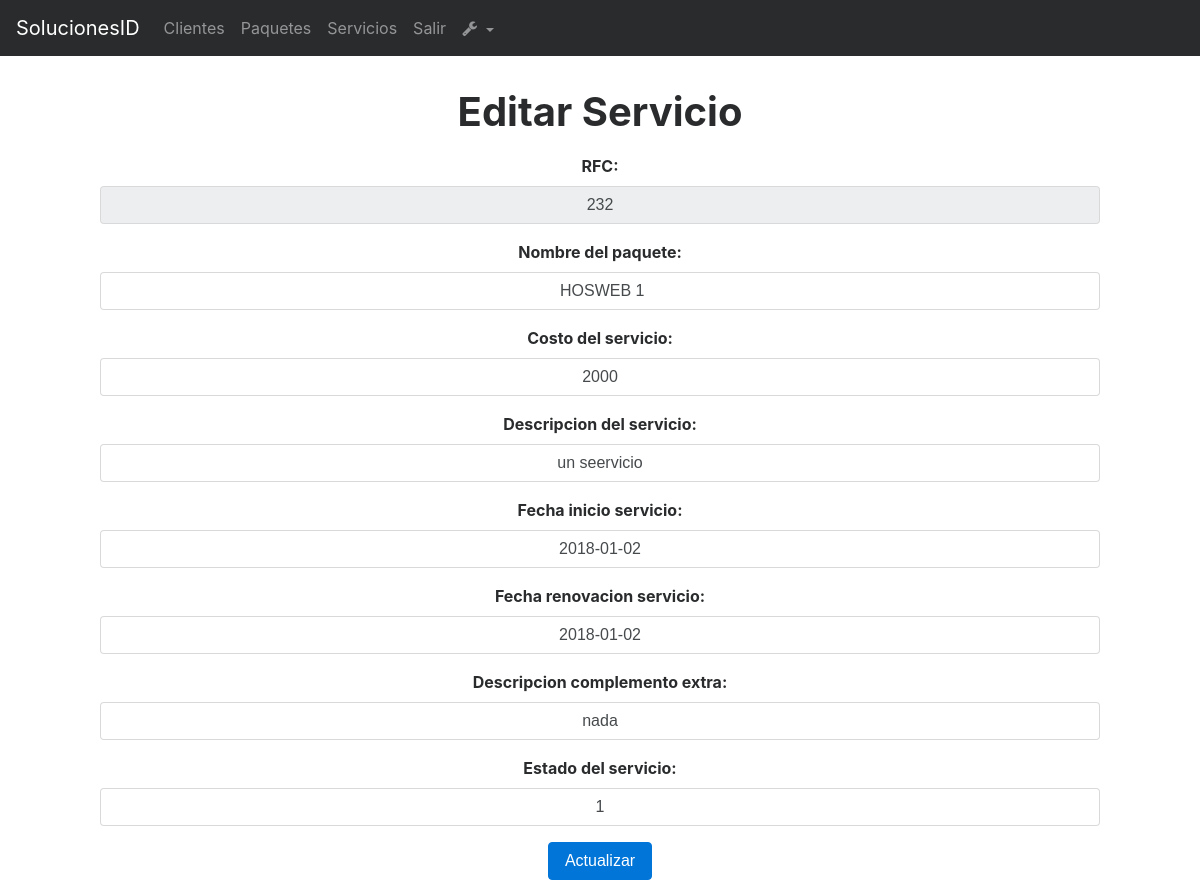
The page /index.php?action=editarServicio&idServicio=7 (signed in) on the database as committed earlier.
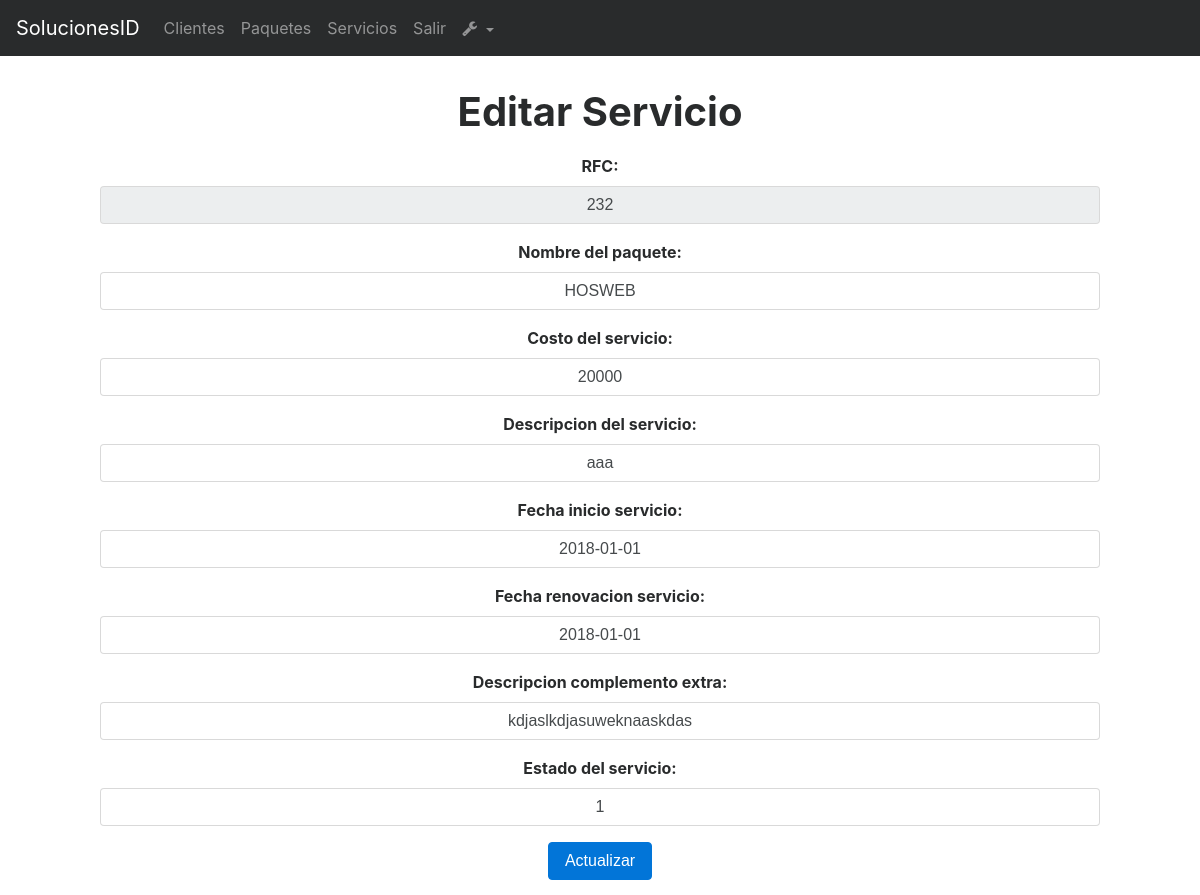
The same page on the database as committed later.
### tables this page shows
CREATE TABLE `Servicio` (
  `idServicio` int(11) NOT NULL,
  `RFC` varchar(13) DEFAULT NULL,
  `nombrePaquete` varchar(30) NOT NULL,
  `costoServicio` int(11) DEFAULT NULL,
  `descripcion` varchar(150) NOT NULL,
  `inicioServicio` date DEFAULT NULL,
  `FechadeRenovacion` date DEFAULT NULL,
  `descripcionServicioExtra` varchar(150) DEFAULT NULL,
  `estadoServicio` int(1) DEFAULT NULL
);

### controllers/controllerAdministrador.php (called while the page is built, shortened)
<?php
class ControllerAdministrador{
	public function pagina(){
		include "views/template.php";
	}
	public function enlacesPaginasController(){
		if(isset( $_GET['action'])){
			$enlaces = $_GET['action'];
		}
		else{
			$enlaces = "index";
		}
		$respuesta = Paginas::enlacesPaginasModel($enlaces);
		include $respuesta;
	}
}
?>

### index.php (called while the page is built, shortened)
<?php
require_once 'models/ModelServicio.php';
require_once "controllers/controllerAdministrador.php";
require_once 'controllers/controllerServicio.php';
$mvc = new ControllerAdministrador();
$mvc -> pagina();
?>

### models/conexionBD.php (called while the page is built)
<?php
class Conexion{
	public static function conectar(){
		$link = new PDO("mysql:host=localhost;dbname=u700675089_soluc","u700675089_germa","ger3uicab");
		return $link;
	}
}
?>

### models/ModelServicio.php (called while the page is built, shortened)
<?php
require_once 'conexionBD.php';
class ModelServicio extends Conexion{
	public static function editarServicioModel($idServicio){
		$stmt = Conexion::conectar()->prepare("SELECT idServicio,RFC,nombrePaquete,costoServicio,descripcion,inicioServicio,fechadeRenovacion,descripcionServicioExtra,estadoServicio FROM Servicio WHERE idServicio= :idServicio");
		$stmt->bindParam(":idServicio", $idServicio, PDO::PARAM_STR);
		$stmt->execute();
		return $stmt->fetch();
	}
}
 ?>

### controllers/controllerServicio.php (the view, shortened to what this page needs)
<?php
 class MvcControllerServicio{
	public function editarServicioController(){
		$idServicio = $_GET["idServicio"];
		$respuesta = ModelServicio::editarServicioModel($idServicio);
		echo
		'
			<input class="form-control" type="hidden" value="'.$respuesta["idServicio"].'" name="idServicio">
			<div class="form-group">
				<label>RFC:</label>
             	<input class="form-control"  readonly="readonly" type="text" value="'.$respuesta["RFC"].'" name="RFC" required>
			</div>
			<div class="form-group">
				<label>Nombre del paquete:</label>
			 	<input class="form-control" type="text" value="'.$respuesta["nombrePaquete"].'" name="nombrePaquete" required>
			</div>
			<div class="form-group">
				<label>Costo del servicio:</label>
			 	<input class="form-control" type="text" value="'.$respuesta["costoServicio"].'" name="costoServicio" required>
			</div>
			<div class="form-group">
				<label>Descripcion del servicio:</label>
				<input class="form-control" type="text" value="'.$respuesta["descripcion"].'" name="descripcion" required>
			</div>
			<div class="form-group">
				<label>Fecha inicio servicio:</label>
				<input class="form-control" type="text" value="'.$respuesta["inicioServicio"].'" name="inicioServicio" required>
			</div>
			<div class="form-group">
				<label>Fecha renovacion servicio:</label>
				<input class="form-control" type="text" value="'.$respuesta["fechadeRenovacion"].'" name="fechadeRenovacion" required>
			</div>
			<div class="form-group">
				<label>Descripcion complemento extra:</label>
				<input class="form-control" type="text" value="'.$respuesta["descripcionServicioExtra"].'" name="descripcionServicioExtra" required>
			</div>
			<div class="form-group">
				<label>Estado del servicio:</label>
			 	<input class="form-control" type="text" value="'.$respuesta["estadoServicio"].'" name="estadoServicio" required>
			</div>
			 <button type="submit" class="btn btn-primary">Actualizar</button>';
	}
 }
 ?>

Rows that differ between the two databases and show on the page:
changed servicio: nombrePaquete "HOSWEB 1" → "HOSWEB"; costoServicio "2000" → "20000"; descripcion "un seervicio" → "aaa"; inicioServicio "2018-01-02" → "2018-01-01"; fechadeRenovacion "2018-01-02" → "2018-01-01"; descripcionServicioExtra "nada" → "kdjaslkdjasuweknaaskdas"
